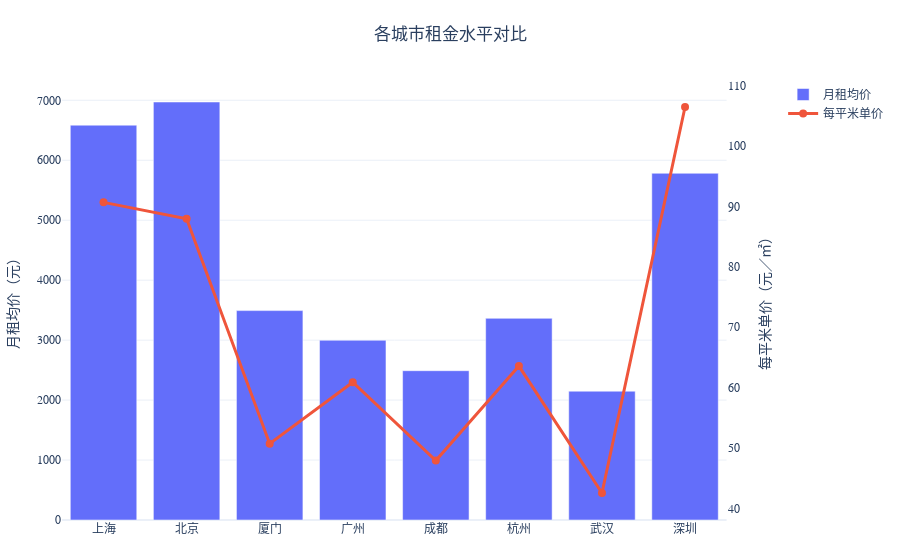

Notebook cell for this chart:
### Code cell
viz = RentalDataVisualizer(df_clean)

fig1 = viz.plot_city_comparison()
fig1.show()

### Figure 1 — Plotly figure (JSON) as saved in the notebook; plotly's stock layout.template omitted (floating-point values rounded to 4 significant figures)
{"data": [{"marker": {"color": "#636EFA"}, "name": "月租均价", "x": ["上海", "北京", "厦门", "广州", "成都", "杭州", "武汉", "深圳"], "y": [6585.0, 6972.0, 3493.0, 2998.0, 2490.0, 3363.0, 2148.0, 5783.0], "type": "bar", "xaxis": "x", "yaxis": "y"}, {"line": {"color": "#EF553B", "width": 3}, "marker": {"size": 8}, "mode": "lines+markers", "name": "每平米单价", "x": ["上海", "北京", "厦门", "广州", "成都", "杭州", "武汉", "深圳"], "y": [90.7, 88.0, 50.71, 60.9, 47.92, 63.57, 42.54, 106.5], "type": "scatter", "xaxis": "x", "yaxis": "y2"}], "layout": {"xaxis": {"anchor": "y", "domain": [0.0, 0.94]}, "yaxis": {"anchor": "x", "domain": [0.0, 1.0], "title": {"text": "月租均价（元）"}}, "yaxis2": {"anchor": "x", "overlaying": "y", "side": "right", "title": {"text": "每平米单价（元／㎡）"}, "showgrid": false}, "title": {"text": "各城市租金水平对比", "x": 0.5, "y": 0.95, "xanchor": "center", "yanchor": "top"}, "font": {"family": "Microsoft YaHei", "size": 12}, "margin": {"l": 40, "r": 40, "t": 80, "b": 40}, "showlegend": true}}
